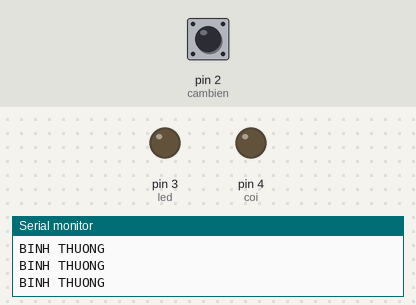
Simulated run of this sketch. Board: Arduino Uno, built with avr-gcc and run on an emulated ATmega328P. Parts: output pins drawn as LEDs (lit = HIGH), the last lines printed to the serial monitor. Dashed ring = blinking. Inputs (shaded band) come from the test bench; at power-on: pin 2 (cambien) HIGH.

Above: at 1.2 s.
1.3 s: pin 2 (cambien) pulled LOW for 1 s
At 1.53 s:
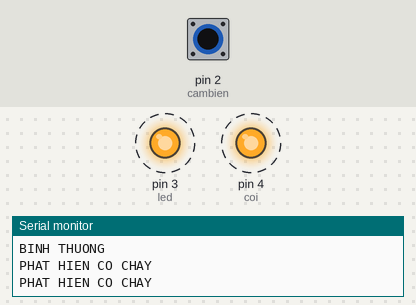
4.3 s: pin 2 (cambien) pulled LOW for 1 s
At 5.7 s:
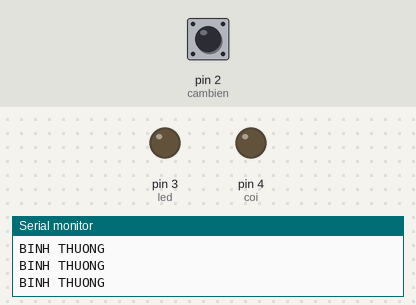
8.3 s: pin 2 (cambien) pulled LOW for 0.15 s
At 9.4 s:
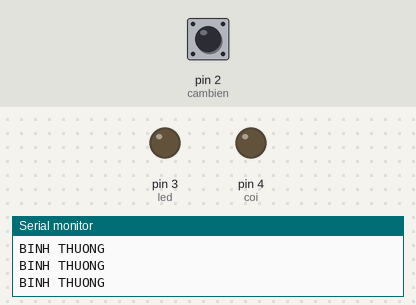
11.4 s: pin 2 (cambien) pulled LOW for 3.2 s
At 11.63 s:
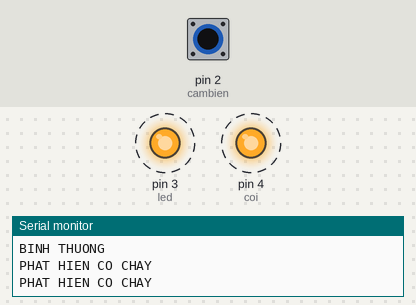
16.1 s: pin 2 (cambien) pulsed LOW 2 times (0.12 s each, 0.3 s apart)
At 16.32 s:
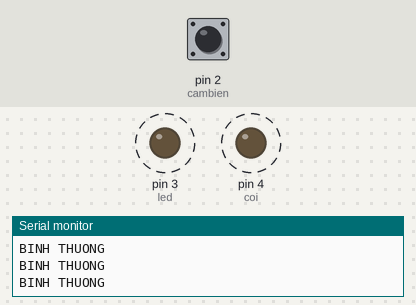
19.7 s: pin 2 (cambien) pulsed LOW 5 times (0.12 s each, 0.3 s apart)
At 21.3 s:
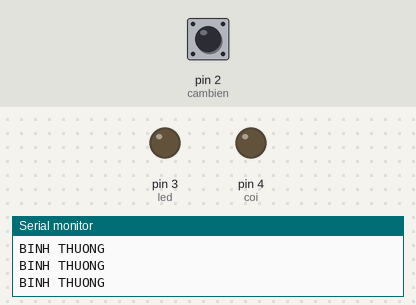
Timing chart, 0 to 22.8 s (numbered marks = the images above; inputs shaded):
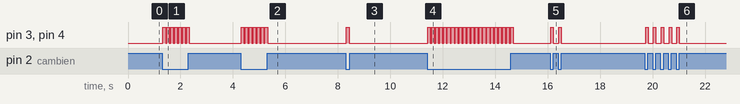

Measured:
- after the input at 1.3 s, pin 3 (led), pin 4 (coi): alternates HIGH for 0.10 s and LOW for 0.05 s, 14 changes in all, then stays LOW, starting at once
- after the input at 4.3 s, pin 3 (led), pin 4 (coi): alternates HIGH for 0.10 s and LOW for 0.05 s, 14 changes in all, then stays LOW, starting at once
- after the input at 8.3 s, pin 3 (led), pin 4 (coi): LOW → HIGH at once, → LOW 0.10 s later
- after the input at 11.4 s, pin 3 (led), pin 4 (coi): alternates HIGH for 0.10 s and LOW for 0.05 s, 44 changes in all, then stays LOW, starting at once
- after the input at 16.1 s, pin 3 (led), pin 4 (coi): alternates HIGH for 0.10 s and LOW for 0.21 s, 4 changes in all, then stays LOW, starting at once
- after the input at 19.7 s, pin 3 (led), pin 4 (coi): alternates HIGH for 0.10 s and LOW for 0.20 s, 10 changes in all, then stays LOW, starting at once

The sketch:

Canh_bao_chay.ino
```cpp
#define cambien 2   //Chân kết nối với càm biến lửa là chân 2 arduino
#define led  3 //Chân kết nối với đèn led là chân 3
#define coi 4 // chân kết nối với còi là chân 4
void setup() {
  Serial.begin(9600);  //Set tốc độ giao tiếp với máy tính
  pinMode(cambien, INPUT_PULLUP);///////Set chân nối với cảm biến là chân nhận tín hiệu
  pinMode(led, OUTPUT);// set chân led là chân điều khiển
  pinMode(coi, OUTPUT);// set chân coi là chân điều khiển
}

void loop() {
  if(digitalRead(cambien) == 0){
    Serial.println("PHAT HIEN CO CHAY");
    digitalWrite(coi, HIGH);
    digitalWrite(led, HIGH);
    delay(100);
    digitalWrite(coi, LOW);
    digitalWrite(led, LOW);
    delay(50);
  }
  else Serial.println("BINH THUONG");
}
```
